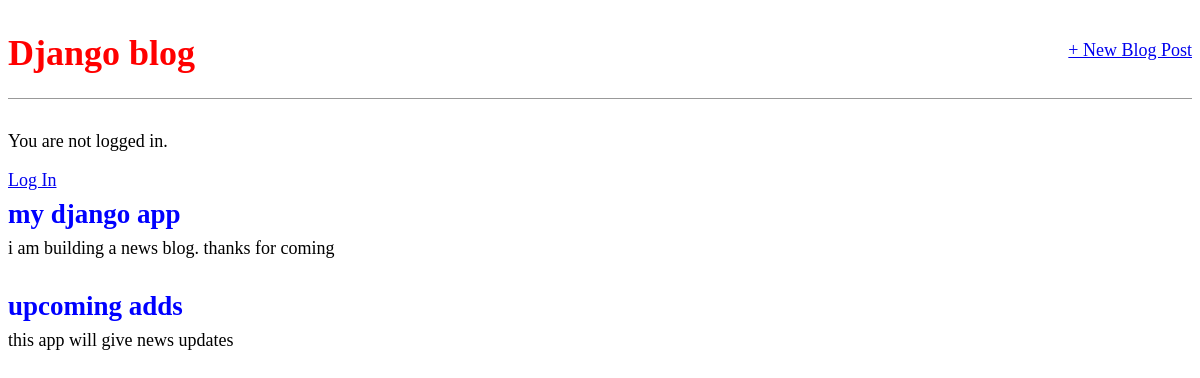
/, run on an earlier commit of the app's database.
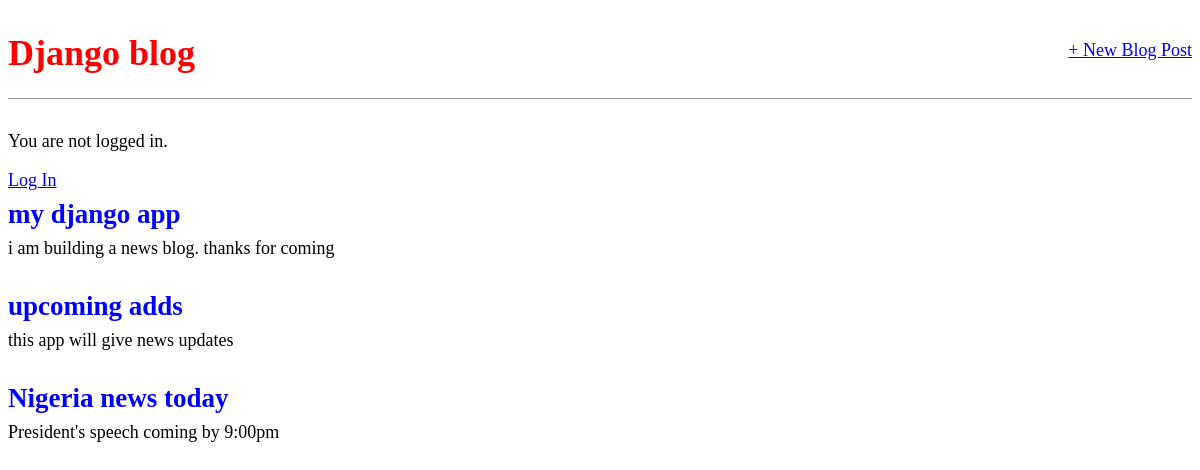
And on a later commit of the database.
### blogApp/models.py (models this page shows, shortened)
class Post(models.Model):
    title = models.CharField(max_length=200)
    author=models.ForeignKey('auth.User', on_delete=models.CASCADE)
    body=models.TextField()

### blogApp/views.py (the view)
# urls.py: path('', BlogListView.as_view(), name='home')
class BlogListView(ListView):
    model=Post
    template_name='home.html'

### templates/home.html
{% extends 'base.html' %}
{% block content %}
    {% for post in object_list %}
    <div class="post-entry">
        <h2><a href="{% url "post_detail" post.pk %}">{{post.title}}</a></h2>
        <p>{{post.body}}</p>
    </div>
    {% endfor %}
{% endblock %}

### templates/base.html (shortened to what this page needs)
{% load static %}
<!DOCTYPE html>
<html>
<head>
    <link href="{% static 'css/base.css' %}" rel="stylesheet">
</head>
<body>
    <div>
        <header>
            <div class="nav-left">
                <h1><a href= "{%url 'home' %}">Django blog</a></h1>
            </div>
            <div class="nav-right">
                <a href="{% url 'post_new' %}">+ New Blog Post</a>
            </div>
        </header>
        {% if user.is_authenticated %}
            <p>Hi {{ user.username }}!</p>
            <p><a href="{% url 'logout' %}">Log out</a></p>
        {% else %}
            <p>You are not logged in.</p>
            <a href="{% url 'login' %}">Log In</a>
        {% endif %}
    {% block content %}
    {% endblock %}
    </div>
</body>
</html>

### static/css/base.css (style rules this page uses)
body { font-family: Source 'Sans Pro', sans-serif; font-size: 18px; }
header { border-bottom: 1px solid #999; margin-bottom: 2rem; display: flex; }
header h1 a { color:red; text-decoration: none; }
.nav-left { margin-right: auto; }
.nav-right { display: flex; padding-top: 2rem; }
.post-entry { margin-bottom: 2rem; }
.post-entry h2 { margin: 0.5rem 0; }
.post-entry h2 a, .post-entry h2 a:visited { color:blue; text-decoration: none; }
.post-entry p { margin: 0; font-weight: 400; }

What changed in the data, as far as the page shows it:
added Post: title "Nigeria news today", body "President's speech coming by 9:00pm"
